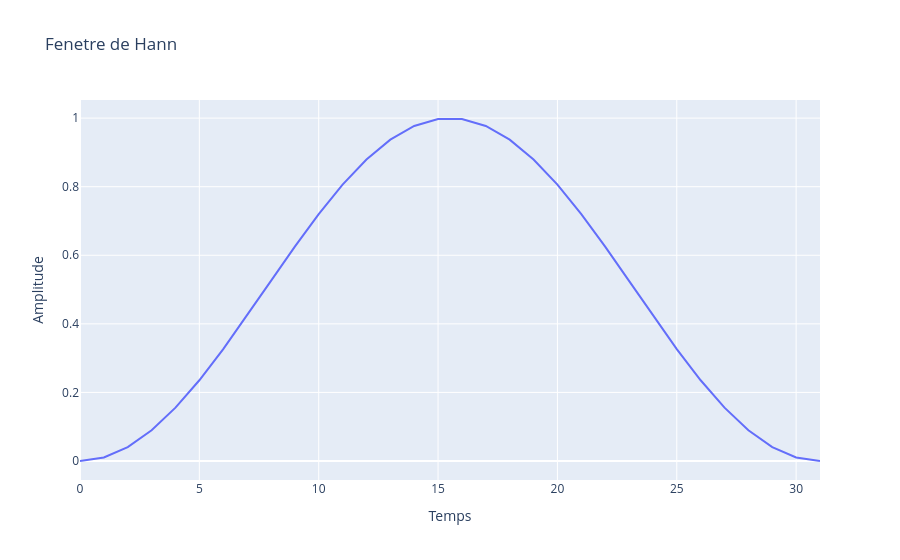
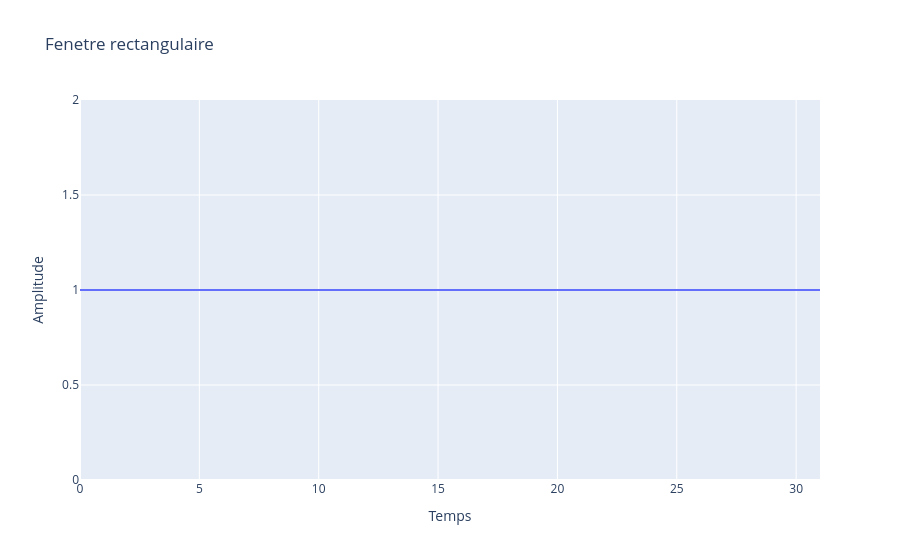

Write notebook code for charts like these, in order.
### Markdown cell above
### Question 2

### Code cell
K = 32

wB = signal.windows.boxcar(K)
wH = signal.windows.hann(K)

px.line(x= np.arange(K), y= wH, labels={"x":"Temps", "y":"Amplitude"}, title="Fenetre de Hann").show()
px.line(x= np.arange(K), y= wB, labels={"x":"Temps", "y":"Amplitude"}, title="Fenetre rectangulaire").show()

### Figure 1 — Plotly figure (JSON) as saved in the notebook; plotly's stock layout.template omitted (floating-point values rounded to 4 significant figures)
{"data": [{"hovertemplate": "Temps=%{x}<br>Amplitude=%{y}<extra></extra>", "legendgroup": "", "line": {"color": "#636efa", "dash": "solid"}, "marker": {"symbol": "circle"}, "mode": "lines", "name": "", "orientation": "v", "showlegend": false, "type": "scatter", "x": [0, 1, 2, 3, 4, 5, 6, 7, 8, 9, 10, 11, 12, 13, 14, 15, 16, 17, 18, 19, 20, 21, 22, 23, 24, 25, 26, 27, 28, 29, 30, 31], "xaxis": "x", "y": [0.0, 0.01024, 0.04052, 0.08962, 0.1555, 0.2355, 0.3263, 0.4243, 0.5253, 0.6253, 0.7202, 0.8061, 0.8794, 0.9372, 0.9771, 0.9974, 0.9974, 0.9771, 0.9372, 0.8794, 0.8061, 0.7202, 0.6253, 0.5253, 0.4243, 0.3263, 0.2355, 0.1555, 0.08962, 0.04052, 0.01024, 0.0], "yaxis": "y"}], "layout": {"legend": {"tracegroupgap": 0}, "title": {"text": "Fenetre de Hann"}, "xaxis": {"anchor": "y", "domain": [0, 1], "title": {"text": "Temps"}}, "yaxis": {"anchor": "x", "domain": [0, 1], "title": {"text": "Amplitude"}}}}

### Figure 2 — Plotly figure (JSON) as saved in the notebook; plotly's stock layout.template omitted (floating-point values rounded to 4 significant figures)
{"data": [{"hovertemplate": "Temps=%{x}<br>Amplitude=%{y}<extra></extra>", "legendgroup": "", "line": {"color": "#636efa", "dash": "solid"}, "marker": {"symbol": "circle"}, "mode": "lines", "name": "", "orientation": "v", "showlegend": false, "type": "scatter", "x": [0, 1, 2, 3, 4, 5, 6, 7, 8, 9, 10, 11, 12, 13, 14, 15, 16, 17, 18, 19, 20, 21, 22, 23, 24, 25, 26, 27, 28, 29, 30, 31], "xaxis": "x", "y": [1.0, 1.0, 1.0, 1.0, 1.0, 1.0, 1.0, 1.0, 1.0, 1.0, 1.0, 1.0, 1.0, 1.0, 1.0, 1.0, 1.0, 1.0, 1.0, 1.0, 1.0, 1.0, 1.0, 1.0, 1.0, 1.0, 1.0, 1.0, 1.0, 1.0, 1.0, 1.0], "yaxis": "y"}], "layout": {"legend": {"tracegroupgap": 0}, "title": {"text": "Fenetre rectangulaire"}, "xaxis": {"anchor": "y", "domain": [0, 1], "title": {"text": "Temps"}}, "yaxis": {"anchor": "x", "domain": [0, 1], "title": {"text": "Amplitude"}}}}
